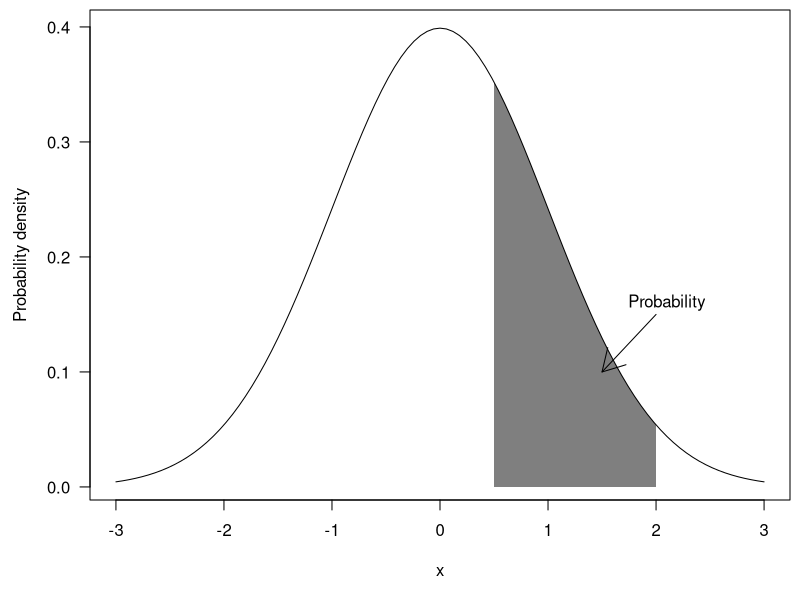
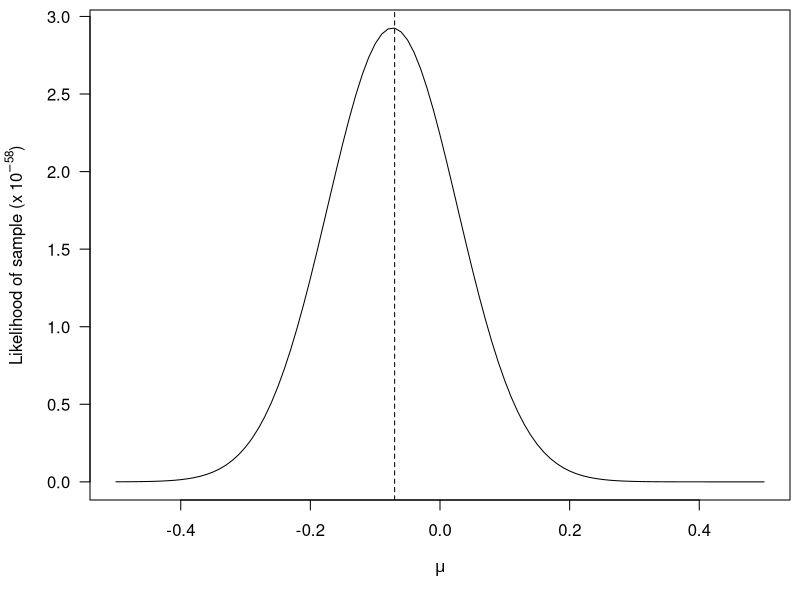
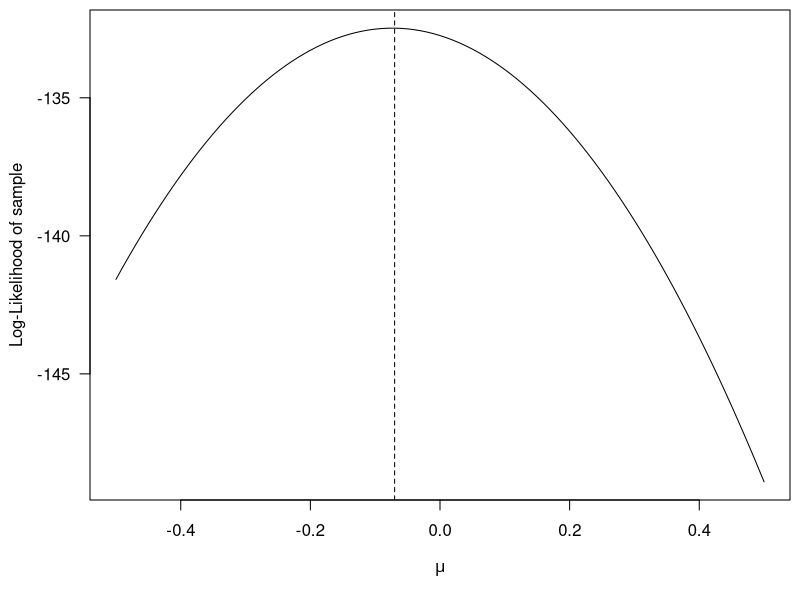
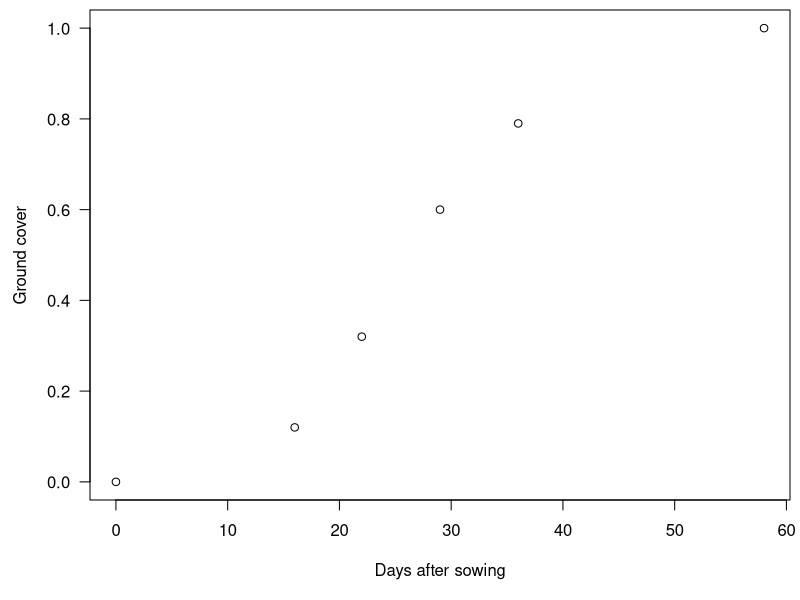
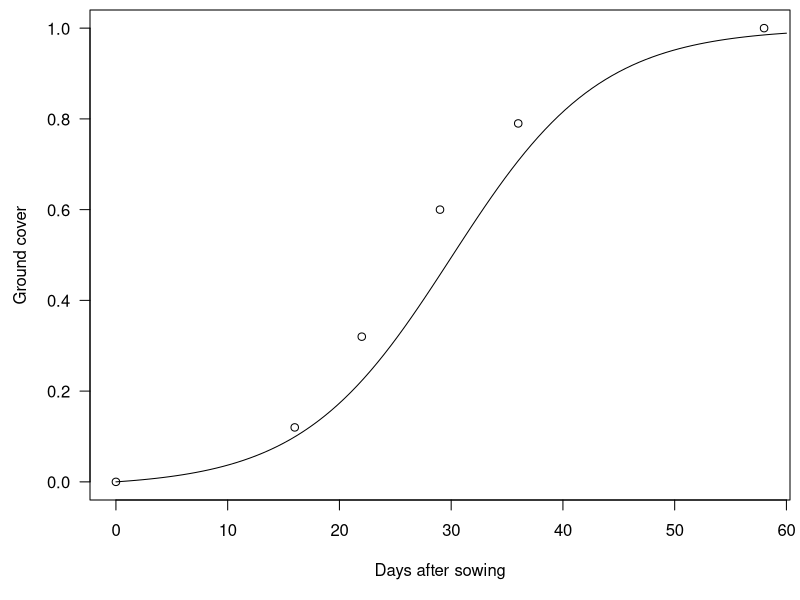
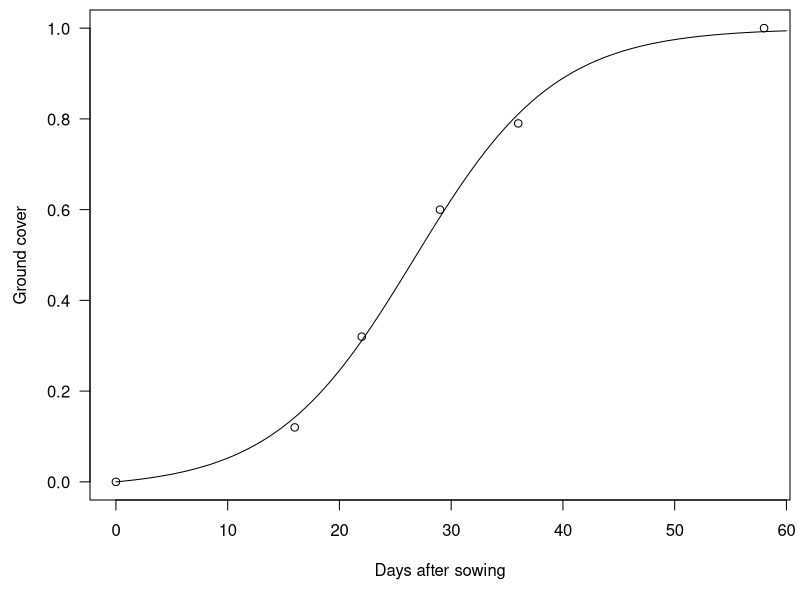

Reproduce these figures in R, in order.
## ---- chunk 1
par(mar = c(5.0, 4.5, 0.5, 0.5))
## ---- chunk 2
curve(dnorm(x, mean = 0, sd = 1), -3, 3, main = "", xlab = "x", ylab = "Probability density", las = 1)
x = seq(0.5,2,0.01)
polygon(x = c(x, rev(x)), y = c(dnorm(x), rep(0, length(x))), col = rgb(0,0,0, 0.5), border = NA)
arrows(2,0.15,1.5,0.1)
text(2.1,0.16,labels = "Probability")
## ---- chunk 3
set.seed(2019)
sample = rnorm(100)
prod(dnorm(sample))
## ---- chunk 4
sample_large = rnorm(100, sd = 0.1)
prod(dnorm(sample_large, sd = 0.1))
## ---- chunk 5
Lfun = function(mu) sapply(mu, function(x) prod(dnorm(x = sample, mean = x)))
x = seq(-0.5,0.5,0.01)
Lx = sapply(x, Lfun)
plot(x, Lx*1e58, t = "l", xlab = expression(mu), ylab = expression("Likelihood of sample (x"~10^{-58}*")"), las = 1)
abline(v = x[which.max(Lx)], lty = 2)
## ---- chunk 6
plot(x,log(Lx), t = "l", xlab = expression(mu), ylab = expression("Log-Likelihood of sample"), las = 1)
abline(v = x[which.max(Lx)], lty = 2)
## ---- chunk 7
NLL = function(pars, data) {
  # Extract parameters from the vector
  mu = pars[1]
  sigma = pars[2]
  # Calculate Negative Log-LIkelihood
  -sum(dnorm(x = data, mean = mu, sd = sigma, log = TRUE))
}
## ---- chunk 8
mle = optim(par = c(mu = 0.2, sigma = 1.5), fn = NLL, data = sample,
            control = list(parscale = c(mu = 0.2, sigma = 1.5)))
mle$par
## ---- chunk 9
c(mu = mean(sample), sigma = sd(sample))
## ---- chunk 10
data = data.frame(t = c(0, 16, 22, 29, 36, 58),
                  G = c(0, 0.12, 0.32, 0.6, 0.79, 1))
plot(data, las = 1, xlab = "Days after sowing", ylab = "Ground cover")
## ---- chunk 11
G = function(pars, t) {
  # Extract parameters of the model
  Gmax = pars[1]
  k = pars[2]
  th = pars[3]
  # Prediction of the model
  DG = Gmax/(1 - 1/(1 + exp(k*th)))
  Go = DG/(1 + exp(k*th))
  DG/(1 + exp(-k*(t - th))) - Go
}
## ---- chunk 12
plot(data, las = 1, xlab = "Days after sowing", ylab = "Ground cover")
curve(G(c(Gmax = 1, k = 0.15, th = 30), x), 0, 60, add = TRUE)
## ---- chunk 13
NLL = function(pars, data) {
  # Values predicted by the model
  Gpred = G(pars, data$t)
  # Negative log-likelihood 
  -sum(dnorm(x = data$G, mean = Gpred, sd = pars[4], log = TRUE))
}
## ---- chunk 14
par0 = c(Gmax = 1.0, k = 0.15, th = 30, sd = 0.01)
fit = optim(par = par0, fn = NLL, data = data, control = list(parscale = abs(par0)), 
            hessian = TRUE)
fit$par
## ---- chunk 15
plot(data, las = 1, xlab = "Days after sowing", ylab = "Ground cover")
curve(G(fit$par, x), 0, 60, add = TRUE)
